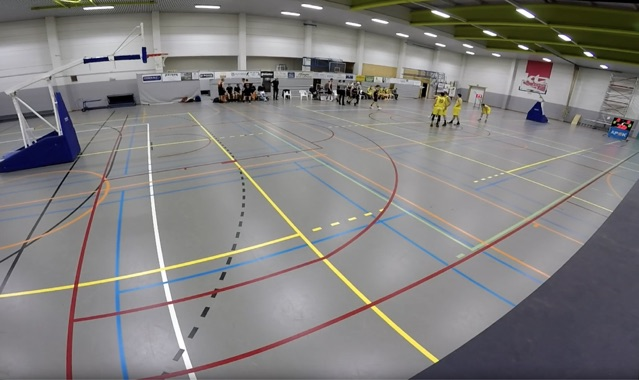
#> input picture Proye/mapeoCancha/images/3DCourtBasketball.jpg, 639 x 380 px
$ python demo.py
#> lines starting #> are read from the running program, lines starting #| are printed output that depends on the picture; after the words box and inside, x2 and y2 are one past the last pixel; in counts of white or black regions, pixels touching at a corner belong together
import cv2
import numpy as np
import matplotlib.pyplot as plt

# Read source image.
img_src = cv2.imread('images/3DCourtBasketball.jpg')
#> img_src is the input picture: shape (380, 639, 3); mean B, G, R 126.5, 126.9, 128.7

# Four corners of the 3D court + mid-court circle point in source image
pts_src = np.array([
    [126, 113],     # top left corner
    [67, 378],      # bottom left corner (top)
    [143, 379],     # bottom left corner (bottom)
    [637, 150],     # bottom right corner
    [435, 103]      # top right corner
])

cv2.polylines(img_src, [pts_src], isClosed=True, color=[255,0,0], thickness=2)
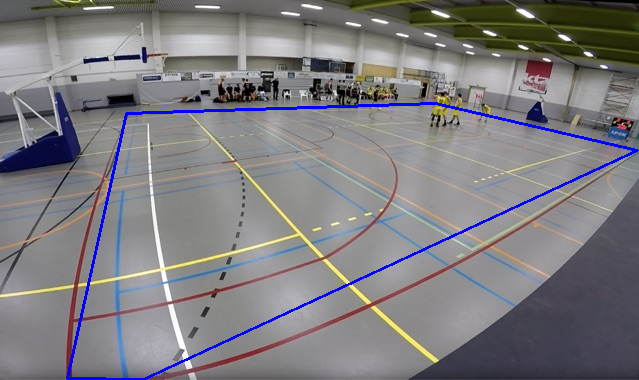
#> img_src: shape (380, 639, 3); 1.61% of pixels changed, all inside (x1, y1, x2, y2) = (66, 102, 639, 380)

plt.imshow(img_src)
plt.title('Original')
plt.show()

# Read destination image.
img_dst = cv2.imread('images/2DCourtBasketball.jpg')
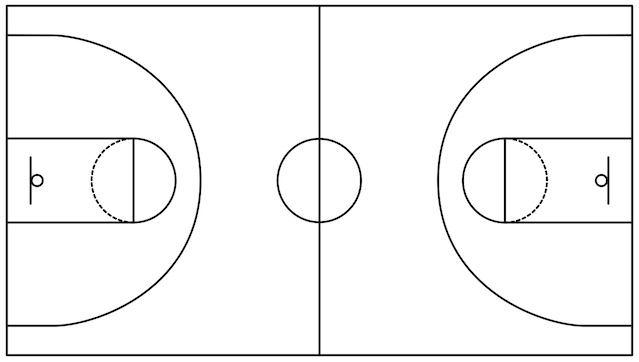
#> input picture Proye/mapeoCancha/images/2DCourtBasketball.jpg, 639 x 362 px
#> img_dst is the input picture: shape (362, 639, 3); min 0, max 255, mean 245.1

# Four corners of the court + mid-court circle point in destination image
# Start top-left corner and go anti-clock wise + mid-court circle point
pts_dst = np.array([
    [8, 7],         # top left corner
    [4, 333],       # bottom left corner (top)
    [32, 355],       # bottom left corner (bottom)
    [631, 355],     # bottom right corner
    [631, 7]       # top right corner
])

cv2.polylines(img_dst, [pts_dst], isClosed=True, color=[255,0,0], thickness=2)
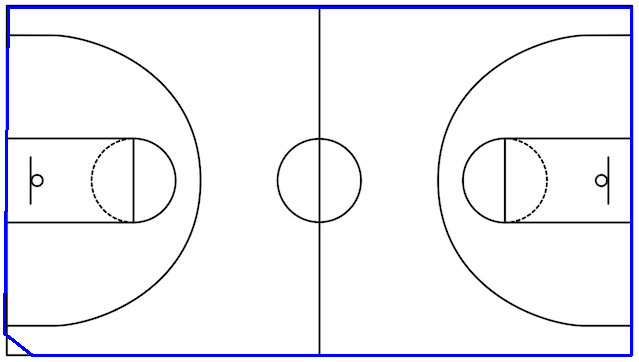
#> img_dst: shape (362, 639, 3); 2.51% of pixels changed, all inside (x1, y1, x2, y2) = (3, 6, 633, 357)

plt.imshow(img_dst)
plt.title('Original')
plt.show()

# Calculate Homography
h, status = cv2.findHomography(pts_src, pts_dst)

# Warp source image to destination based on homography
img_src2 = cv2.imread('images/3DCourtBasketball.jpg')
img_out = cv2.warpPerspective(img_src2, h, (img_dst.shape[1], img_dst.shape[0]))
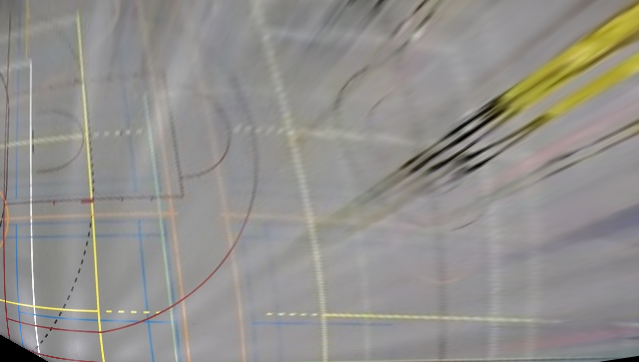
#> img_out: shape (362, 639, 3); mean B, G, R 140.6, 144.4, 146.4
cv2.imshow("Warped", img_out)
cv2.waitKey(0)

cv2.imwrite("output/leftViewResult.jpg", img_out)
